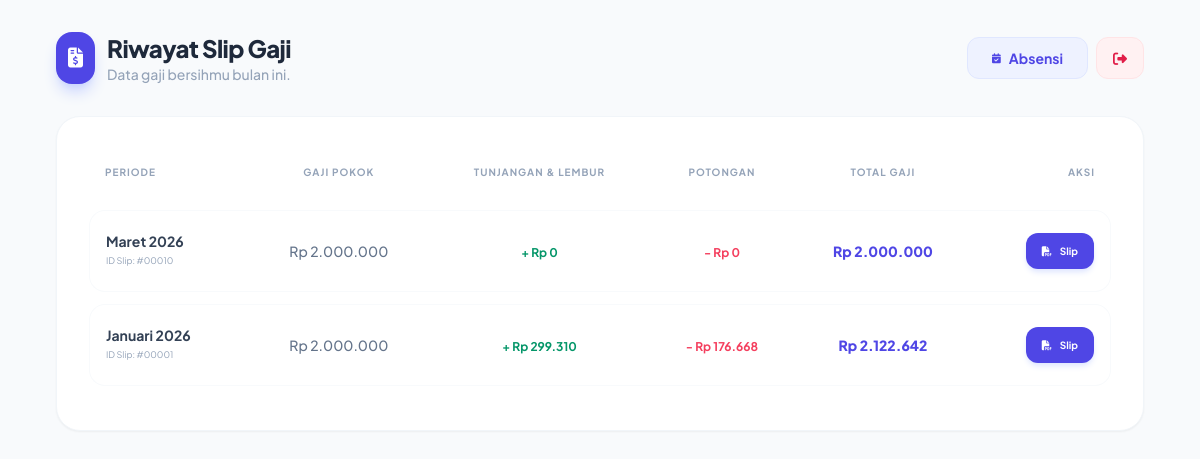
The app's page /karyawan/riwayat_gaji.php (signed in) with its own data.
### tables this page shows
CREATE TABLE `penggajian` (
  `id` int(11) NOT NULL,
  `id_karyawan` int(11) DEFAULT NULL,
  `bulan` tinyint(4) NOT NULL,
  `tahun` int(4) NOT NULL,
  `total_gaji_pokok` decimal(15,2) DEFAULT NULL,
  `insentif` decimal(15,2) DEFAULT 0.00,
  `prestasi` decimal(15,2) DEFAULT 0.00,
  `lembur` decimal(15,2) DEFAULT 0.00,
  `subsidi_transport` decimal(15,2) DEFAULT 0.00,
  `subsidi_makan` decimal(15,2) DEFAULT 0.00,
  `potongan_mangkir_sakit` decimal(15,2) DEFAULT 0.00,
  `potongan_bpjs` decimal(15,2) DEFAULT 0.00,
  `potongan_jht` decimal(15,2) DEFAULT 0.00,
  `total_terima` decimal(15,2) DEFAULT NULL,
  `tanggal_generate` timestamp NOT NULL DEFAULT current_timestamp(),
  `jml_transport` int(11) DEFAULT 0,
  `jml_makan` int(11) DEFAULT 0,
  `jml_lembur_1` int(11) DEFAULT 0,
  `jml_lembur_2` int(11) DEFAULT 0,
  `jml_mangkir` int(11) DEFAULT 0,
  `jml_izin_keluar` int(11) DEFAULT 0
);

### karyawan/riwayat_gaji.php (the view, shortened to what this page needs)
<?php
require '../config.php';
$id_karyawan = $_SESSION['id_karyawan'];
function getNamaBulan($angka)
{
    $bulan = ["", "Januari", "Februari", "Maret", "April", "Mei", "Juni", "Juli", "Agustus", "September", "Oktober", "November", "Desember"];
    return $bulan[$angka];
}
$query = "SELECT * FROM penggajian WHERE id_karyawan = ? ORDER BY tahun DESC, bulan DESC";
$stmt = mysqli_prepare($koneksi, $query);
mysqli_stmt_bind_param($stmt, "i", $id_karyawan);
mysqli_stmt_execute($stmt);
$result = mysqli_stmt_get_result($stmt);
?>
<!DOCTYPE html>
<html lang="id">
<head>
    <script src="https://cdn.tailwindcss.com"></script>
    <link rel="stylesheet" href="https://cdnjs.cloudflare.com/ajax/libs/font-awesome/6.5.1/css/all.min.css">
    <link rel="stylesheet" href="https://cdn.datatables.net/2.3.4/css/dataTables.dataTables.min.css">
</head>
<body class="bg-slate-50 min-h-screen">
    <div class="max-w-6xl mx-auto p-4 sm:p-8">
        <div class="flex flex-col md:flex-row justify-between items-start md:items-center gap-4 mb-8">
            <div class="flex items-center gap-3">
                <div class="bg-indigo-600 p-3 rounded-2xl text-white shadow-lg shadow-indigo-200">
                    <i class="fas fa-file-invoice-dollar text-xl"></i>
                </div>
                <div>
                    <h1 class="text-2xl font-extrabold text-slate-800 tracking-tight">Riwayat Slip Gaji</h1>
                    <p class="text-sm text-slate-400 font-medium">Data gaji bersihmu bulan ini.</p>
                </div>
            </div>
            <div class="flex gap-2">
                <a href="riwayat_karyawan.php"
                    class="bg-indigo-50 text-indigo-600 px-6 py-2.5 rounded-xl font-bold text-sm hover:bg-indigo-600 hover:text-white transition-all border border-indigo-100 flex items-center gap-2">
                    <i class="fas fa-calendar-check text-[10px]"></i> Absensi
                </a>
                <a href="logout_karyawan.php"
                    class="bg-rose-50 text-rose-600 px-4 py-2.5 rounded-xl font-bold text-sm hover:bg-rose-600 hover:text-white transition-all border border-rose-100">
                    <i class="fas fa-sign-out-alt"></i>
                </a>
            </div>
        </div>
        <div class="bg-white rounded-3xl shadow-sm border border-slate-100 overflow-hidden">
            <div class="p-6 sm:p-8">
                <div class="overflow-x-auto">
                    <table class="w-full text-sm text-left border-separate border-spacing-y-3" id="gajiTable">
                        <thead>
                            <tr class="text-[10px] text-slate-400 uppercase tracking-widest">
                                <th class="pb-4 px-4 font-bold">Periode</th>
                                <th class="pb-4 px-4 font-bold text-center">Gaji Pokok</th>
                                <th class="pb-4 px-4 font-bold text-center">Tunjangan & Lembur</th>
                                <th class="pb-4 px-4 font-bold text-center">Potongan</th>
                                <th class="pb-4 px-4 font-bold text-center">Total Gaji</th>
                                <th class="pb-4 px-4 font-bold text-right">Aksi</th>
                            </tr>
                        </thead>
                        <tbody>
                            <?php while ($data = mysqli_fetch_assoc($result)):
                                $total_allow = $data['subsidi_makan'] + $data['subsidi_transport'] + $data['lembur'];
                                $total_pot = $data['potongan_mangkir_sakit'] + $data['insentif'] + $data['prestasi'] + ($data['jml_izin_keluar'] * 11857);
                            ?>
                            <tr class="group hover:bg-slate-50 transition-all duration-200">
                                <td class="py-5 px-4 bg-white border-y border-l border-slate-50 rounded-l-2xl">
                                    <div class="font-bold text-slate-700">
                                        <?= getNamaBulan($data['bulan']) . " " . $data['tahun']; ?></div>
                                    <div class="text-[9px] text-slate-400">ID Slip:
                                        #<?= str_pad($data['id'], 5, '0', STR_PAD_LEFT); ?></div>
                                </td>
                                <td
                                    class="py-5 px-4 bg-white border-y border-slate-50 text-center font-medium text-slate-500">
                                    Rp <?= number_format($data['total_gaji_pokok'], 0, ',', '.'); ?>
                                </td>
                                <td class="py-5 px-4 bg-white border-y border-slate-50 text-center">
                                    <span class="text-emerald-600 font-bold text-xs">+ Rp
                                        <?= number_format($total_allow, 0, ',', '.'); ?></span>
                                </td>
                                <td class="py-5 px-4 bg-white border-y border-slate-50 text-center">
                                    <span class="text-rose-500 font-bold text-xs">- Rp
                                        <?= number_format($total_pot, 0, ',', '.'); ?></span>
                                </td>
                                <td class="py-5 px-4 bg-white border-y border-slate-50 text-center">
                                    <div class="text-indigo-600 font-black text-sm">
                                        Rp <?= number_format($data['total_terima'], 0, ',', '.'); ?>
                                    </div>
                                </td>
                                <td
                                    class="py-5 px-4 bg-white border-y border-r border-slate-50 rounded-r-2xl text-right">
                                    <a href="cetak_slip.php?id_karyawan=<?= $id_karyawan ?>&bulan=<?= $data['bulan'] ?>&tahun=<?= $data['tahun'] ?>"
                                        target="_blank"
                                        class="inline-flex items-center gap-2 bg-indigo-600 text-white px-4 py-2 rounded-xl text-[10px] font-bold hover:bg-indigo-700 shadow-md shadow-indigo-100 transition-all">
                                        <i class="fas fa-file-pdf"></i> Slip
                                    </a>
                                </td>
                            </tr>
                            <?php endwhile; ?>
                        </tbody>
                    </table>
                </div>
            </div>
        </div>
    </div>
</body>
</html>

### karyawan/riwayat_gaji.php (style rules this page uses)
body { font-family: 'Plus Jakarta Sans', sans-serif; }

### records on screen
penggajian: bulan "Maret", tahun "2026", id "00010", total_gaji_pokok "2.000.000", total_allow "0", jml_izin_keluar "0", total_terima "2.000.000"
penggajian: bulan "Januari", tahun "2026", id "00001", total_gaji_pokok "2.000.000", total_allow "299.310", total_pot "176.668", total_terima "2.122.642"
